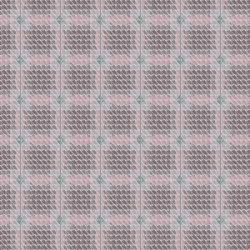
Frame 1 (no input)
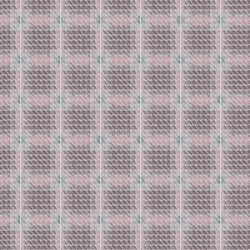
Frame 60 (the mouse pressed at the canvas centre just before this capture)
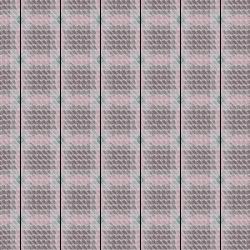
Frame 120 (the mouse held since frame 60 and released just before this capture)

The Processing sketch that drew these frames (run headless with seeded random() and noise(); from frame 60 on, the mouse is pressed at the canvas centre):

// Processing sketch: processing_18513
// ── processing_18513.pde

void setup () {
  size(250,250);
  background(#000000);
  
  smooth ();
noStroke ();

for(int y=0; y<=height; y+=40) {
  for(int x=0; x<=width; x+=40) {
    fill (207,249,252,50);
    rectMode (CENTER);
    rect (x, y, 60, 60);
    //repetitive rectangles
  }}
    smooth ();
noStroke ();

for(int a=0; a<=height; a+=40) {
  for(int b=0; b<=width; b+=40) {
    fill (250,197,210, 100);
    ellipse (b, a, 50, 50);
    //repetitive circles
  }
}
  
      strokeWeight(1);
    
stroke(240,70);
for(
int a=0; a<280; a+=5)
for(
int b=0; b<280; b+=5)
{
  line(a, b, a + random (5, 5), b+5);
  line(a, b, a + random (1, 5), b+5);
}
//randome lines to create rough texture

stroke(209, 209, 209, 120);
for(
int a=0; a<280; a+= 5)
for(
int b=0; b<280; b+= 5)
{
  line(a, b, a + random (5, 5), b-1);
  line(a, b, a + random (1, 5), b-1);
}
}

void draw(){
  
 if (mousePressed) {
   stroke (0);
 } else {
   strokeWeight (1);
    stroke (random (100,250));  
   //color randomly changing before mouse press 
 }  

for(int i=20; i<600; i +=40){
  line (i, 0, i, 250);
  
}
}
